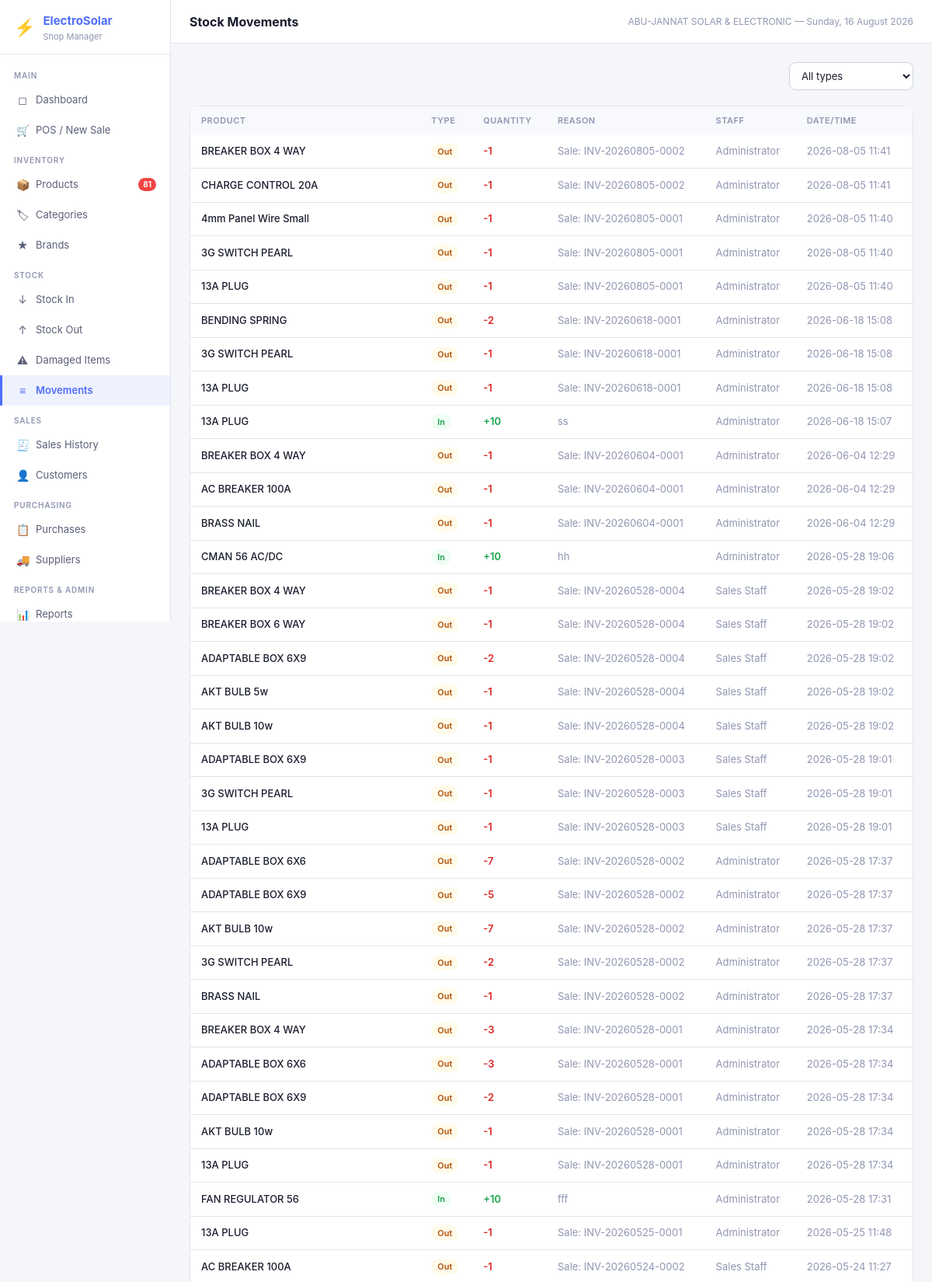
/stock/movements (signed in, upper part), run on the app's committed database.
### tables this page shows
CREATE TABLE settings (
            key TEXT PRIMARY KEY,
            value TEXT
        );

CREATE TABLE stock_movements (
            id INTEGER PRIMARY KEY AUTOINCREMENT,
            product_id INTEGER NOT NULL REFERENCES products(id),
            movement_type TEXT NOT NULL,
            quantity INTEGER NOT NULL,
            reason TEXT,
            reference_id INTEGER,
            reference_type TEXT,
            user_id INTEGER NOT NULL REFERENCES users(id),
            created_at TEXT NOT NULL DEFAULT (datetime('now'))
        );

CREATE TABLE products (
            id INTEGER PRIMARY KEY AUTOINCREMENT,
            name TEXT NOT NULL,
            sku TEXT UNIQUE NOT NULL,
            category_id INTEGER REFERENCES categories(id),
            brand_id INTEGER REFERENCES brands(id),
            model_number TEXT,
            wattage REAL,
            voltage REAL,
            amperage REAL,
            capacity TEXT,
            warranty TEXT,
            cost_price REAL NOT NULL DEFAULT 0,
            selling_price REAL NOT NULL DEFAULT 0,
            quantity INTEGER NOT NULL DEFAULT 0,
            reorder_level INTEGER NOT NULL DEFAULT 5,
            unit TEXT NOT NULL DEFAULT 'piece',
            description TEXT,
            is_active INTEGER NOT NULL DEFAULT 1,
            created_at TEXT NOT NULL DEFAULT (datetime('now')),
            updated_at TEXT NOT NULL DEFAULT (datetime('now'))
        , wholesale_price REAL NOT NULL DEFAULT 0);

CREATE TABLE users (
            id INTEGER PRIMARY KEY AUTOINCREMENT,
            username TEXT UNIQUE NOT NULL,
            password_hash TEXT NOT NULL,
            full_name TEXT NOT NULL,
            role TEXT NOT NULL DEFAULT 'staff',
            is_active INTEGER NOT NULL DEFAULT 1,
            created_at TEXT NOT NULL DEFAULT (datetime('now'))
        );

### app.py (the view)
@app.route('/stock/movements')
@login_required
def stock_movements():
    ftype = request.args.get('type','')
    sql = """SELECT sm.*,p.name product_name,u.full_name user_name
        FROM stock_movements sm JOIN products p ON sm.product_id=p.id JOIN users u ON sm.user_id=u.id"""
    if ftype:
        movements = query(sql + " WHERE sm.movement_type=? ORDER BY sm.created_at DESC LIMIT 200", (ftype,))
    else:
        movements = query(sql + " ORDER BY sm.created_at DESC LIMIT 200")
    return render_template('stock_movements.html', movements=movements, filter_type=ftype)

### app.py (called while the page is built)
def get_db():
    if 'db' not in g:
        g.db = sqlite3.connect(DB_PATH)
        g.db.row_factory = sqlite3.Row
        g.db.execute("PRAGMA foreign_keys = ON")
        g.db.execute("PRAGMA journal_mode = WAL")
    return g.db

def query(sql, args=(), one=False):
    cur = get_db().execute(sql, args)
    rv = cur.fetchall()
    return (rv[0] if rv else None) if one else rv

def login_required(f):
    @wraps(f)
    def decorated(*args, **kwargs):
        if 'user_id' not in session:
            return redirect(url_for('login'))
        return f(*args, **kwargs)
    return decorated

def current_user():
    return {'id': session.get('user_id'), 'username': session.get('username'),
            'full_name': session.get('full_name'), 'role': session.get('role')}

def get_settings():
    rows = query("SELECT key, value FROM settings")
    return {r['key']: r['value'] for r in rows}

@app.context_processor
def inject_globals():
    s = get_settings() if 'user_id' in session else {}
    low_stock = 0
    if 'user_id' in session:
        r = query("SELECT COUNT(*) as c FROM products WHERE is_active=1 AND quantity <= reorder_level", one=True)
        low_stock = r['c'] if r else 0
    return dict(settings=s, current_user=current_user(), low_stock_count=low_stock,
                now=datetime.now())

### templates/stock_movements.html (shortened to what this page needs)
{% extends 'base.html' %}{% block title %}Stock Movements{% endblock %}{% block page_title %}Stock Movements{% endblock %}
{% block content %}
<div class="page-header"><div></div>
  <form method="GET" style="display:flex;gap:8px;">
    <select name="type" onchange="this.form.submit()" style="width:160px;">
      <option value="">All types</option>
    </select>
  </form>
</div>
<div class="card"><div class="table-wrap">
<table><thead><tr><th>Product</th><th>Type</th><th>Quantity</th><th>Reason</th><th>Staff</th><th>Date/Time</th></tr></thead>
<tbody>{% for m in movements %}<tr>
  <td style="font-weight:500;">{{ m.product_name }}</td>
  <td><span class="badge {% if m.movement_type=='in' %}badge-success{% elif m.movement_type=='damaged' %}badge-danger{% else %}badge-warning{% endif %}" style="text-transform:capitalize;">{{ m.movement_type }}</span></td>
  <td style="font-weight:600;color:{% if m.movement_type=='in' %}var(--success-text){% else %}var(--danger-text){% endif %};">
    {% if m.movement_type=='in' %}+{% else %}-{% endif %}{{ m.quantity }}
  </td>
  <td class="text-muted">{{ m.reason or '—' }}</td>
  <td class="text-muted">{{ m.user_name }}</td>
  <td class="text-muted">{{ m.created_at[:16].replace('T',' ') }}</td>
</tr>{% else %}<tr><td colspan="6" style="text-align:center;padding:32px;color:var(--text3);">No movements recorded yet</td></tr>{% endfor %}</tbody>
</table></div></div>
{% endblock %}

### templates/base.html (shortened to what this page needs)
<!DOCTYPE html>
<html lang="en">
<head>
<link rel="stylesheet" href="{{ url_for('static', filename='css/style.css') }}">
</head>
<body>
<div class="app-shell">
  <aside class="sidebar">
    <div class="sidebar-logo">
      <div class="logo-icon">⚡</div>
      <div>
        <h1>ElectroSolar</h1>
        <p>Shop Manager</p>
      </div>
    </div>
    <nav class="sidebar-nav">
      <div class="nav-section">Main</div>
      <a href="{{ url_for('dashboard') }}" class="nav-item {% if request.endpoint=='dashboard' %}active{% endif %}">
        <span class="nav-icon">◻</span> Dashboard
      </a>
      <a href="{{ url_for('pos') }}" class="nav-item {% if request.endpoint=='pos' %}active{% endif %}">
        <span class="nav-icon">🛒</span> POS / New Sale
      </a>
      <div class="nav-section">Inventory</div>
      <a href="{{ url_for('products') }}" class="nav-item {% if request.endpoint=='products' %}active{% endif %}">
        <span class="nav-icon">📦</span> Products
        {% if low_stock_count > 0 %}<span class="nav-badge">{{ low_stock_count }}</span>{% endif %}
      </a>
      <a href="{{ url_for('categories') }}" class="nav-item {% if request.endpoint=='categories' %}active{% endif %}">
        <span class="nav-icon">🏷</span> Categories
      </a>
      <a href="{{ url_for('brands') }}" class="nav-item {% if request.endpoint=='brands' %}active{% endif %}">
        <span class="nav-icon">★</span> Brands
      </a>
      <div class="nav-section">Stock</div>
      <a href="{{ url_for('stock_in') }}" class="nav-item {% if request.endpoint=='stock_in' %}active{% endif %}">
        <span class="nav-icon">↓</span> Stock In
      </a>
      <a href="{{ url_for('stock_out') }}" class="nav-item {% if request.endpoint=='stock_out' %}active{% endif %}">
        <span class="nav-icon">↑</span> Stock Out
      </a>
      <a href="{{ url_for('stock_damaged') }}" class="nav-item {% if request.endpoint=='stock_damaged' %}active{% endif %}">
        <span class="nav-icon">⚠</span> Damaged Items
      </a>
      <a href="{{ url_for('stock_movements') }}" class="nav-item {% if request.endpoint=='stock_movements' %}active{% endif %}">
        <span class="nav-icon">≡</span> Movements
      </a>
      <div class="nav-section">Sales</div>
      <a href="{{ url_for('sales') }}" class="nav-item {% if request.endpoint in ['sales','sale_detail'] %}active{% endif %}">
        <span class="nav-icon">🧾</span> Sales History
      </a>
      <a href="{{ url_for('customers') }}" class="nav-item {% if request.endpoint in ['customers','customer_history'] %}active{% endif %}">
        <span class="nav-icon">👤</span> Customers
      </a>
      <div class="nav-section">Purchasing</div>
      <a href="{{ url_for('purchases') }}" class="nav-item {% if request.endpoint in ['purchases','purchase_detail'] %}active{% endif %}">
        <span class="nav-icon">📋</span> Purchases
      </a>
      <a href="{{ url_for('suppliers') }}" class="nav-item {% if request.endpoint=='suppliers' %}active{% endif %}">
        <span class="nav-icon">🚚</span> Suppliers
      </a>
      <div class="nav-section">Reports & Admin</div>
      <a href="{{ url_for('reports') }}" class="nav-item {% if request.endpoint=='reports' %}active{% endif %}">
        <span class="nav-icon">📊</span> Reports
      </a>
    </nav>
  </aside>
  <div class="main-area">
    <header class="topbar">
      <h2>{% block page_title %}{% endblock %}</h2>
      <span class="topbar-meta">{{ settings.get('shop_name','ElectroSolar') }} — {{ now.strftime('%A, %d %B %Y') }}</span>
    </header>
    <main class="page-content">
      {% block content %}{% endblock %}
    </main>
  </div>
</div>
</body>
</html>

### static/css/style.css (style rules this page uses)
*, *::before, *::after { box-sizing: border-box; margin: 0; padding: 0; }
:root { --bg: #f5f6fa; --surface: #ffffff; --surface2: #f8f9fc; --border: #e2e4eb; --border2: #d0d3de; --text: #1a1d2e; --text2: #5a5f78; --text3: #9096b2; --accent: #4f6ef7; --accent-hover: #3b58e8; --accent-light: #eef1fe; --success: #22c55e; --success-bg: #f0fdf4; --success-text: #16a34a; --warning: #f59e0b; --warning-bg: #fffbeb; --warning-text: #b45309; --danger: #ef4444; --danger-bg: #fef2f2; --danger-text: #dc2626; --info: #3b82f6; --info-bg: #eff6ff; --info-text: #1d4ed8; --sidebar-w: 220px; --radius: 8px; --radius-lg: 12px; --shadow: 0 1px 3px rgba(0,0,0,0.08); --shadow-md: 0 4px 16px rgba(0,0,0,0.12); }
body { font-family: -apple-system, BlinkMacSystemFont, 'Segoe UI', 'Inter', sans-serif; font-size: 14px; color: var(--text); background: var(--bg); line-height: 1.5; -webkit-font-smoothing: antialiased; }
a { color: var(--accent); text-decoration: none; }
.app-shell { display: flex; min-height: 100vh; }
.sidebar { width: var(--sidebar-w); min-width: var(--sidebar-w); background: var(--surface); border-right: 1px solid var(--border); display: flex; flex-direction: column; position: sticky; top: 0; height: 100vh; overflow-y: auto; }
.sidebar-logo { padding: 16px 18px 14px; border-bottom: 1px solid var(--border); display: flex; align-items: center; gap: 10px; }
.logo-icon { font-size: 22px; }
.sidebar-logo h1 { font-size: 15px; font-weight: 700; color: var(--accent); }
.sidebar-logo p { font-size: 11px; color: var(--text3); }
.sidebar-nav { flex: 1; padding: 8px 0; }
.nav-section { padding: 12px 18px 4px; font-size: 10px; font-weight: 600; color: var(--text3); text-transform: uppercase; letter-spacing: 0.8px; }
.nav-item { display: flex; align-items: center; gap: 9px; padding: 9px 18px; font-size: 13px; color: var(--text2); text-decoration: none; border-left: 3px solid transparent; transition: all 0.12s; }
.nav-item.active { background: var(--accent-light); color: var(--accent); font-weight: 600; border-left-color: var(--accent); }
.nav-icon { font-size: 14px; width: 16px; text-align: center; flex-shrink: 0; }
.nav-badge { margin-left: auto; background: var(--danger); color: white; border-radius: 99px; font-size: 10px; font-weight: 700; padding: 1px 6px; }
.main-area { flex: 1; display: flex; flex-direction: column; min-width: 0; }
.topbar { padding: 0 24px; height: 56px; display: flex; align-items: center; justify-content: space-between; background: var(--surface); border-bottom: 1px solid var(--border); position: sticky; top: 0; z-index: 10; }
.topbar h2 { font-size: 16px; font-weight: 700; }
.topbar-meta { font-size: 12px; color: var(--text3); }
.page-content { flex: 1; padding: 24px; }
.card { background: var(--surface); border: 1px solid var(--border); border-radius: var(--radius-lg); }
.table-wrap { overflow-x: auto; }
table { width: 100%; border-collapse: collapse; font-size: 13px; }
thead { background: var(--surface2); }
th { padding: 10px 14px; text-align: left; font-size: 11px; font-weight: 600; color: var(--text3); text-transform: uppercase; letter-spacing: 0.5px; white-space: nowrap; }
td { padding: 11px 14px; border-bottom: 1px solid var(--border); vertical-align: middle; }
input[type=text], input[type=email], input[type=number], input[type=password], input[type=date], select, textarea { width: 100%; padding: 8px 11px; font-size: 13px; border: 1px solid var(--border2); border-radius: var(--radius); background: var(--surface); color: var(--text); outline: none; transition: border-color 0.15s; font-family: inherit; }
.badge { display: inline-flex; align-items: center; padding: 2px 8px; border-radius: 99px; font-size: 11px; font-weight: 600; }
.badge-success { background: var(--success-bg); color: var(--success-text); }
.badge-warning { background: var(--warning-bg); color: var(--warning-text); }
.page-header { display: flex; align-items: center; justify-content: space-between; margin-bottom: 20px; }
.text-muted { color: var(--text3); }

### data on the page
settings: get "ABU-JANNAT SOLAR & ELECTRONIC"
stock_movements: product_name "BREAKER BOX 4 WAY", movement_type "Out", quantity "1", reason "Sale: INV-20260805-0002", user_name "Administrator", created_at "2026-08-05 11:41"
stock_movements: product_name "CHARGE CONTROL 20A", movement_type "Out", quantity "1", reason "Sale: INV-20260805-0002", user_name "Administrator", created_at "2026-08-05 11:41"
stock_movements: product_name "4mm Panel Wire Small", movement_type "Out", quantity "1", reason "Sale: INV-20260805-0001", user_name "Administrator", created_at "2026-08-05 11:40"
stock_movements: product_name "3G SWITCH PEARL", movement_type "Out", quantity "1", reason "Sale: INV-20260805-0001", user_name "Administrator", created_at "2026-08-05 11:40"
stock_movements: product_name "13A PLUG", movement_type "Out", quantity "1", reason "Sale: INV-20260805-0001", user_name "Administrator", created_at "2026-08-05 11:40"
stock_movements: product_name "BENDING SPRING", movement_type "Out", quantity "2", reason "Sale: INV-20260618-0001", user_name "Administrator", created_at "2026-06-18 15:08"
stock_movements: product_name "3G SWITCH PEARL", movement_type "Out", quantity "1", reason "Sale: INV-20260618-0001", user_name "Administrator", created_at "2026-06-18 15:08"
stock_movements: product_name "13A PLUG", movement_type "Out", quantity "1", reason "Sale: INV-20260618-0001", user_name "Administrator", created_at "2026-06-18 15:08"
stock_movements: product_name "13A PLUG", movement_type "In", quantity "10", reason "ss", user_name "Administrator", created_at "2026-06-18 15:07"
stock_movements: product_name "BREAKER BOX 4 WAY", movement_type "Out", quantity "1", reason "Sale: INV-20260604-0001", user_name "Administrator", created_at "2026-06-04 12:29"
stock_movements: product_name "AC BREAKER 100A", movement_type "Out", quantity "1", reason "Sale: INV-20260604-0001", user_name "Administrator", created_at "2026-06-04 12:29"
stock_movements: product_name "BRASS NAIL", movement_type "Out", quantity "1", reason "Sale: INV-20260604-0001", user_name "Administrator", created_at "2026-06-04 12:29"
stock_movements: product_name "CMAN 56 AC/DC", movement_type "In", quantity "10", reason "hh", user_name "Administrator", created_at "2026-05-28 19:06"
stock_movements: product_name "BREAKER BOX 4 WAY", movement_type "Out", quantity "1", reason "Sale: INV-20260528-0004", user_name "Sales Staff", created_at "2026-05-28 19:02"
stock_movements: product_name "BREAKER BOX 6 WAY", movement_type "Out", quantity "1", reason "Sale: INV-20260528-0004", user_name "Sales Staff", created_at "2026-05-28 19:02"
stock_movements: product_name "ADAPTABLE BOX 6X9", movement_type "Out", quantity "2", reason "Sale: INV-20260528-0004", user_name "Sales Staff", created_at "2026-05-28 19:02"
stock_movements: product_name "AKT BULB 5w", movement_type "Out", quantity "1", reason "Sale: INV-20260528-0004", user_name "Sales Staff", created_at "2026-05-28 19:02"
stock_movements: product_name "AKT BULB 10w", movement_type "Out", quantity "1", reason "Sale: INV-20260528-0004", user_name "Sales Staff", created_at "2026-05-28 19:02"
stock_movements: product_name "ADAPTABLE BOX 6X9", movement_type "Out", quantity "1", reason "Sale: INV-20260528-0003", user_name "Sales Staff", created_at "2026-05-28 19:01"
stock_movements: product_name "3G SWITCH PEARL", movement_type "Out", quantity "1", reason "Sale: INV-20260528-0003", user_name "Sales Staff", created_at "2026-05-28 19:01"
stock_movements: product_name "13A PLUG", movement_type "Out", quantity "1", reason "Sale: INV-20260528-0003", user_name "Sales Staff", created_at "2026-05-28 19:01"
stock_movements: product_name "ADAPTABLE BOX 6X6", movement_type "Out", quantity "7", reason "Sale: INV-20260528-0002", user_name "Administrator", created_at "2026-05-28 17:37"
stock_movements: product_name "ADAPTABLE BOX 6X9", movement_type "Out", quantity "5", reason "Sale: INV-20260528-0002", user_name "Administrator", created_at "2026-05-28 17:37"
stock_movements: product_name "AKT BULB 10w", movement_type "Out", quantity "7", reason "Sale: INV-20260528-0002", user_name "Administrator", created_at "2026-05-28 17:37"
stock_movements: product_name "3G SWITCH PEARL", movement_type "Out", quantity "2", reason "Sale: INV-20260528-0002", user_name "Administrator", created_at "2026-05-28 17:37"
stock_movements: product_name "BRASS NAIL", movement_type "Out", quantity "1", reason "Sale: INV-20260528-0002", user_name "Administrator", created_at "2026-05-28 17:37"
stock_movements: product_name "BREAKER BOX 4 WAY", movement_type "Out", quantity "3", reason "Sale: INV-20260528-0001", user_name "Administrator", created_at "2026-05-28 17:34"
stock_movements: product_name "ADAPTABLE BOX 6X6", movement_type "Out", quantity "3", reason "Sale: INV-20260528-0001", user_name "Administrator", created_at "2026-05-28 17:34"
stock_movements: product_name "ADAPTABLE BOX 6X9", movement_type "Out", quantity "2", reason "Sale: INV-20260528-0001", user_name "Administrator", created_at "2026-05-28 17:34"
stock_movements: product_name "AKT BULB 10w", movement_type "Out", quantity "1", reason "Sale: INV-20260528-0001", user_name "Administrator", created_at "2026-05-28 17:34"
stock_movements: product_name "13A PLUG", movement_type "Out", quantity "1", reason "Sale: INV-20260528-0001", user_name "Administrator", created_at "2026-05-28 17:34"
stock_movements: product_name "FAN REGULATOR 56", movement_type "In", quantity "10", reason "fff", user_name "Administrator", created_at "2026-05-28 17:31"
stock_movements: product_name "13A PLUG", movement_type "Out", quantity "1", reason "Sale: INV-20260525-0001", user_name "Administrator", created_at "2026-05-25 11:48"
stock_movements: product_name "AC BREAKER 100A", movement_type "Out", quantity "1", reason "Sale: INV-20260524-0002", user_name "Sales Staff", created_at "2026-05-24 11:27"

### other printed values
{{ low_stock_count }} "81"
